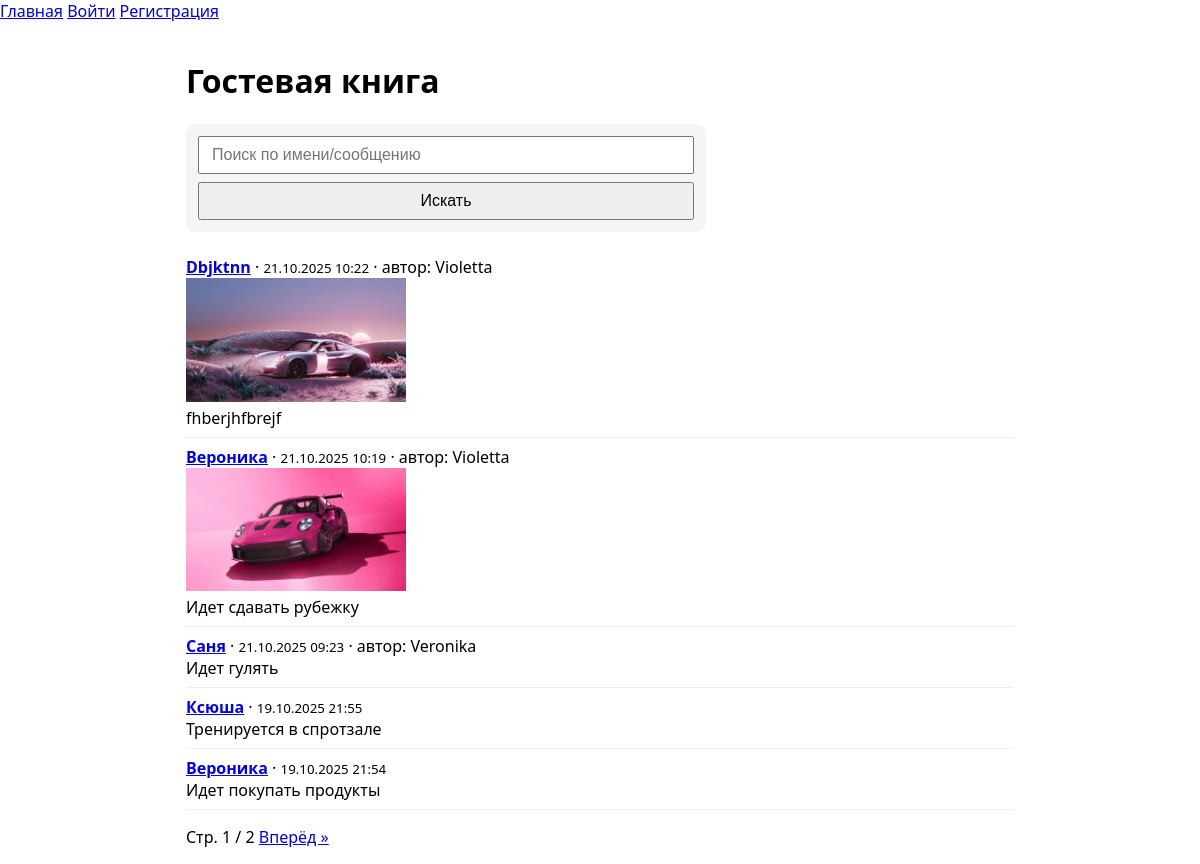
The page / on the database its author committed.
### guestbook/models.py (models this page shows, shortened)
class Entry(models.Model):
    name = models.CharField('Имя', max_length=50)
    message = models.TextField('Сообщение', max_length=500)
    created_at = models.DateTimeField('Создано', auto_now_add=True)
    user = models.ForeignKey(settings.AUTH_USER_MODEL, on_delete=models.CASCADE,
                             related_name='entries', null=True, blank=True, verbose_name='Автор')
    image = models.ImageField('Изображение', upload_to='entries/', null=True, blank=True)
    class Meta:
        ordering = ['-created_at']
        verbose_name = 'Запись'
        verbose_name_plural = 'Записи'

### guestbook/views.py (the view)
# urls.py: path('', EntryListView.as_view(), name='guestbook'),
class EntryListView(SearchMixin, ListView):
    model = Entry
    template_name = 'guestbook/entry_list.html'
    paginate_by = 5

### guestbook/views.py (called while the page is built)
    def get_queryset(self):
        qs = super().get_queryset()
        q = self.request.GET.get('q', '').strip()
        if q:
            qs = qs.filter(Q(name__icontains=q) | Q(message__icontains=q))
        return qs

    def get_context_data(self, **kwargs):
        ctx = super().get_context_data(**kwargs)
        ctx['q'] = self.request.GET.get('q', '').strip()
        return ctx

### templates/guestbook/entry_list.html (shortened to what this page needs)
{% extends 'base.html' %}
{% block content %}
  <h1>Гостевая книга</h1>
  <form method="get" class="card" style="margin-bottom:12px">
    <input type="text" name="q" value="{{ q }}" placeholder="Поиск по имени/сообщению">
    <button type="submit">Искать</button>
  </form>
  <ul class="items">
    {% for e in page_obj %}
      <li>
        <b><a href="{% url 'guestbook-detail' e.id %}">{{ e.name }}</a></b>
        · <small>{{ e.created_at|date:'d.m.Y H:i' }}</small>
        {% if e.user %} · автор: {{ e.user.username }}{% endif %}<br>
        {% if e.image %}<img src="{{ e.image.url }}" style="max-width:220px;height:auto"><br>{% endif %}
        {{ e.message }}
      </li>
    {% empty %}<li>Пока нет записей</li>{% endfor %}
  </ul>
  {% if page_obj.paginator.num_pages > 1 %}
    <nav class="pagination">
      <span>Стр. {{ page_obj.number }} / {{ page_obj.paginator.num_pages }}</span>
      {% if page_obj.has_next %}<a href="?q={{ q }}&page={{ page_obj.next_page_number }}">Вперёд »</a>{% endif %}
    </nav>
  {% endif %}
{% endblock %}

### templates/base.html (shortened to what this page needs)
{% load static %}
<!doctype html>
<html lang="ru">
  <header class="topbar">
    <nav>
      <a href="{% url 'guestbook' %}">Главная</a>
      {% if user.is_authenticated %}
        <span>Вы вошли как {{ user.username }}</span>
        <a href="{% url 'logout' %}">Выйти</a>
      {% else %}
        <a href="{% url 'login' %}">Войти</a>
        <a href="{% url 'signup' %}">Регистрация</a>
      {% endif %}
    </nav>
  </header>
  <head>
    <link rel="stylesheet" href="/static/styles.css">
  </head>
  <body>
    <main class="container">
      {% block content %}{% endblock %}
    </main>
  </body>
</html>

### static/styles.css (style rules this page uses)
* { box-sizing:border-box }
body { margin:0;font-family:system-ui,Arial,sans-serif }
.container { max-width:860px;margin:0 auto;padding:16px }
form.card { display:grid;gap:8px;max-width:520px;background:#f5f5f5;padding:12px;border-radius:10px }
input,textarea,button { padding:8px 12px;font-size:16px }
ul.items { list-style:none;padding:0 }
ul.items li { padding:8px 0;border-bottom:1px solid #eee }

### rows shown on the page
Entry: name "Dbjktnn", created_at "21.10.2025 10:22", user.username "Violetta", image (picture), message "fhberjhfbrejf"
Entry: name "Вероника", created_at "21.10.2025 10:19", user.username "Violetta", image (picture), message "Идет сдавать рубежку"
Entry: name "Саня", created_at "21.10.2025 09:23", user.username "Veronika", message "Идет гулять"
Entry: name "Ксюша", created_at "19.10.2025 21:55", message "Тренируется в спротзале"
Entry: name "Вероника", created_at "19.10.2025 21:54", message "Идет покупать продукты"

### other values the page prints
{{ page_obj.number }} "1"
{{ page_obj.paginator.num_pages }} "2"
